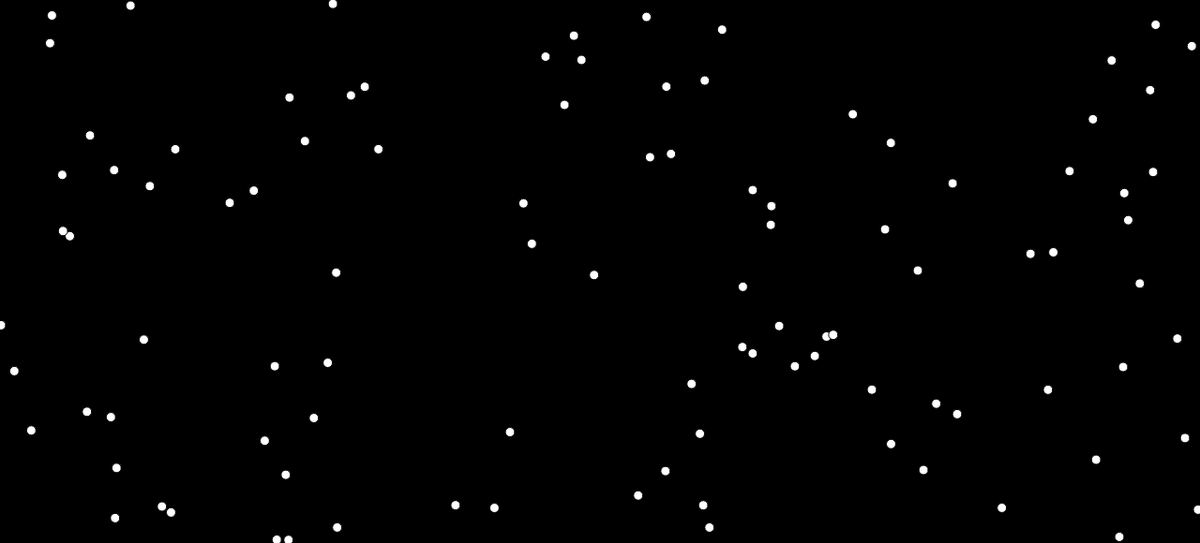
Frame 1 (no input)
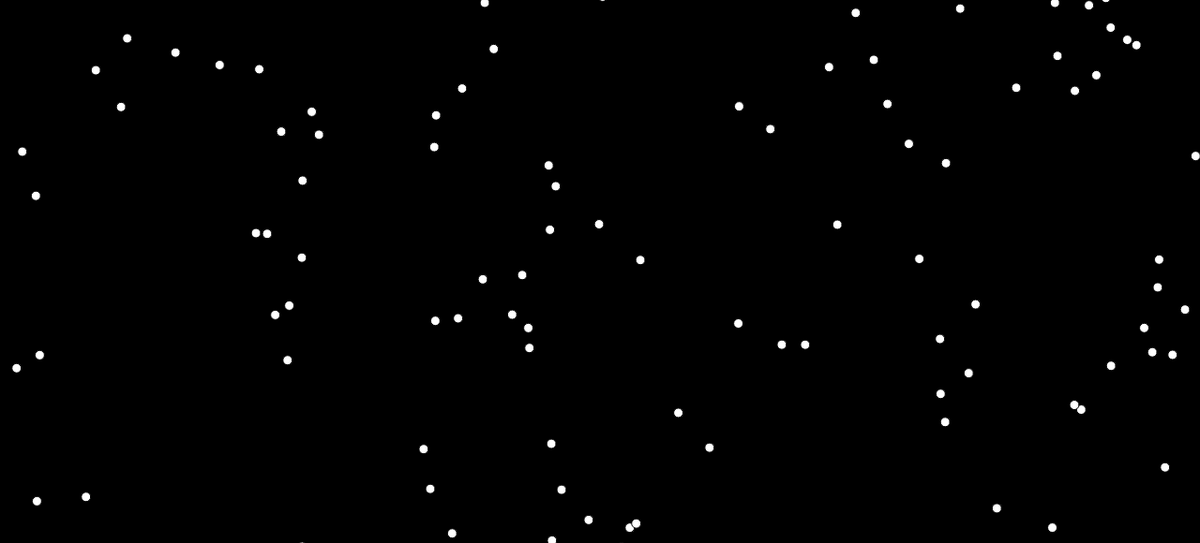
Frame 60 (no input)
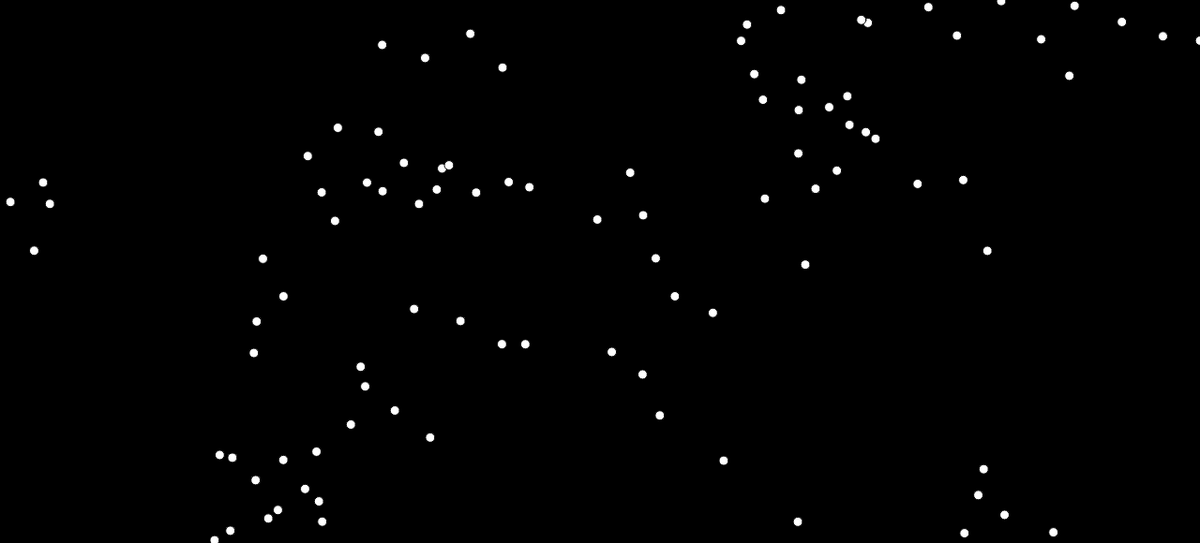
Frame 120 (the mouse pressed at the canvas centre since frame 60)

The p5.js sketch that drew these frames (run headless with seeded random() and noise() and a simulated clock; from frame 60 on, the mouse is pressed at the canvas centre):

// p5.js sketch
// ── sketch.js
const boids = [];


function setup() {
  for(let i =0;i<100;i++){
    boids[i] = new Boid(random(0,1280),random(0,580))
  }
  createCanvas(1280, 580)
}
function draw(){
  background(0);
  boids.forEach(boid =>{
    boid.flock(boids)
    boid.move()
    boid.boidCheck()
    boid.draw()
  })
}

// ── boid.js
class Boid{
    constructor(x,y){
        this.position =  createVector(x,y);
        this.velocity = createVector(random(-5),random(5));
        this.acceleration = createVector(random(-2),random(2));
        this.maxAcceleration = 0.05;
        this.maxSpeed = 5;
        this.visualRange = 200;
        this.avoidanceRange = 50;
    }
    draw(){
        circle(this.position.x,this.position.y,10)
    }
    move(){
        this.velocity.add(this.acceleration);
        this.velocity.limit(this.maxSpeed);
        this.position.add(this.velocity);
        this.acceleration.mult(0);
    }
    moveToAverage(boids){
        let averagePos = createVector(0,0);
        let steeringToAverage = createVector(0,0);
        let counter = 0;
        boids.forEach(boid => {
            let distance = this.position.dist(boid.position);
            if(distance > 0 && distance < 50){
                averagePos.add(boid.position);
                counter++
            }
        })
        if(counter > 0){ 
        averagePos.div(counter)
        let difference = p5.Vector.sub(averagePos,this.position);
        difference.normalize();
        difference.mult(this.maxSpeed);
        steeringToAverage = p5.Vector.sub(difference,this.velocity);
        steeringToAverage.limit(this.maxAcceleration);
        }
        return steeringToAverage;

    }
    avoidOthers(boids){
        const seprationCoeff = 50;
        let steering = createVector(0,0);
        let counter = 0;
        boids.forEach(boid => {
            let distance = this.position.dist(boid.position);
            if(distance > 0 && distance < seprationCoeff){
                let difference = p5.Vector.sub(this.position,boid.position)
                difference.normalize();
                difference.div(distance)
                steering.add(difference);
                counter++;
            }
        })
        if(counter > 0){
        steering.div(counter)}
        if(steering.mag() > 0 ){
        steering.normalize();
        steering.mult(this.maxSpeed);
        steering.sub(this.velocity);
        steering.limit(this.maxAcceleration);}
        return steering;
    }
    align(boids) {
        let neighbordist = 50;
        let sum = createVector(0, 0);
        let count = 0;
        boids.forEach(boid => {
            let d = p5.Vector.dist(this.position, boid.position);
            if ((d > 0) && (d < neighbordist)) {
              sum.add(boid.velocity);
              count++;
            }
        })
        if (count > 0) {
          sum.div(count);
          sum.normalize();
          sum.mult(this.maxSpeed);
          let steer = p5.Vector.sub(sum, this.velocity);
          steer.limit(this.maxforce);
          return steer;
        } 
      }
    accelerate(force){
        this.acceleration.add(force)
    }
    boidCheck(){
        if (this.position.x < -10) this.position.x = width + 10;
        if (this.position.y < -10) this.position.y = height + 10;
        if (this.position.x > width + 10) this.position.x = -10;
        if (this.position.y > height + 10) this.position.y = -10;
    }
    flock(boids){
        let avoidance = this.avoidOthers(boids);
        let average = this.moveToAverage(boids)
        let alignment = this.align(boids);
        avoidance.mult(1);
        this.accelerate(alignment)
        this.accelerate(avoidance)
        this.accelerate(average)
    }
}
